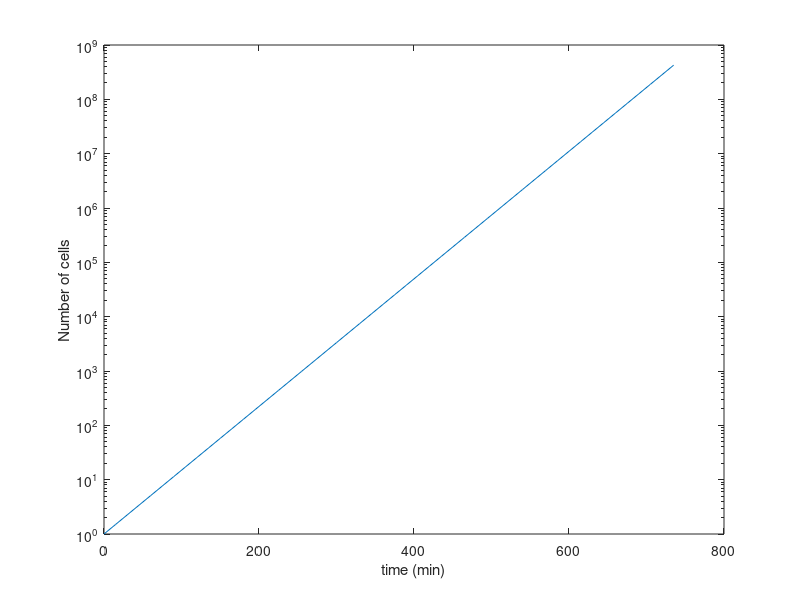

This figure's MATLAB source: (Note: this script raises an error after producing the figure.)
clc
clear 
close all

%Initial condition
N0 = 1; %number of bacteria at t = 0
k = 1/30; % every 30 min
dt = 15; % shoulb be smaller than 30 mins 


N(1) = N0; %initial value of N
time(1) = 0; % initial value of time

for i = 2: 50
    
    N(i) = N(i-1) + k*dt*N(i-1);
    time(i) = (i-1)*dt;
    
end

figure(1)
semilogy(time,N)
xlabel('time (min)')
ylabel('Number of cells')

% hold on
% 
% k = 1/50; % every 50 min bacteria 
% 
% for i = 2: 50
%     
%     N(i) = N(i-1) + k*dt*N(i-1);
%     time(i) = (i-1)*dt;
%     
% end
% 
% semilogy(time,N,'r')
% 
% 
% k = 1/15; % every 15 min bacteria 
% 
% for i = 2: 50
%     

%% upload the data

data = csvread('Growth_area.csv');
time = data(1,:);
area = data(2,:);

figure(2)
plot(time,area,'.k')

xlabel('time (min)')
ylabel('area (a.u.)')

figure(3)
semilogy(time,area,'.k')

xlabel('time (min)')
ylabel('area (a.u.)')

%% Ki squared mathod

% 0.0001 = 1e-4

kRange  = 0.01:1e-4:0.5;


N0 = area(1);

for i = 1:length(kRange)
    
   error(i) = sum((log(area) - (log(N0) + kRange(i)*time)).^2);
    
end

figure(4)
semilogy(kRange,error,'o')
xlabel('k(1/min)')
ylabel('error')


%% find the best fit

kFit = 0.0264;

t_doubling = log(2)/kFit; % t_doubling = 26.2556 min

figure(5)
semilogy(time, area,'ro')
hold on

best_fit = N0*exp(kFit*time);
semilogy(time,best_fit)
hold off

xlabel('time (min)')
ylabel('Cell area')

legend('Experimental area','Area from the best fit model')









